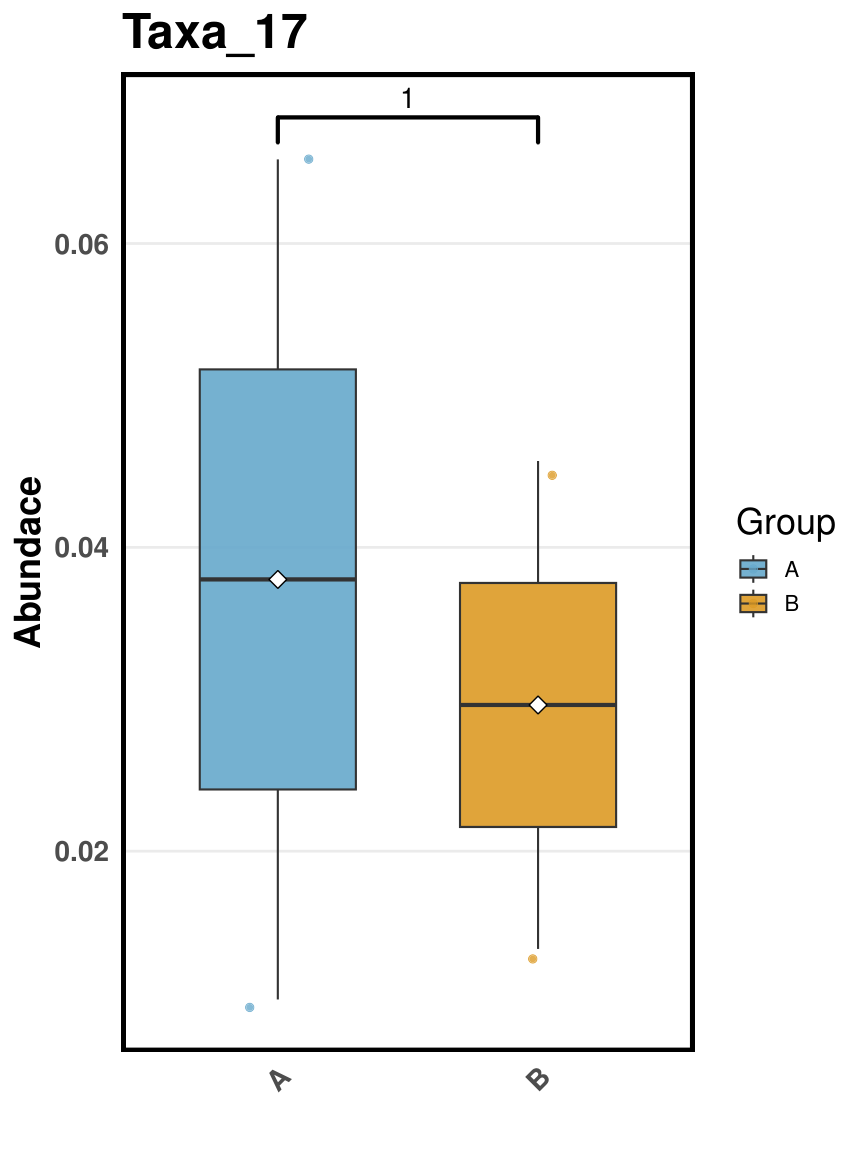

Recreate this plot in R.

# while (TRUE) {
#   Sys.sleep(1000)  # 每次休眠 1000 秒，然后继续循环
# }
{
  library(Maaslin2)
  library(jsonlite)
  library(tidyverse)
  library(pheatmap)
  # library(ggrepel)
  library(ggrepel)   # 用于防止标签重叠
  library(lefser)
  library(ggpubr)
  library(ggalluvial)
  library(patchwork)
  log <- function(...){
    cat(paste0(...),file = paste0(output_path,"/run.info"),append = T)
  }
  
  
  
  args <- commandArgs(trailingOnly = TRUE)
  print(args)
  
  params_path <- args[1]
  output_path <- args[2]
  if(T){
    params_path <- "params.json"
    output_path <- "output"
  }
  
  
  data <- fromJSON(params_path)

}


control <- read_tsv(data$control$content) |>
  rename_with(~ "feature", .cols = 1) |>
  select(c("feature",data$control$columns$columns_name))

treatment <- read_tsv(data$treatment$content) |>
  rename_with(~ "feature", .cols = 1) |>
  select(c("feature",data$treatment$columns$columns_name))

metadata <- rbind(
  select(data$control$columns ,c("columns_name","re_groups_name")),
  select(data$treatment$columns ,c("columns_name","re_groups_name"))
)
df <- inner_join(control,treatment,by="feature")

control_name <- data$re_groups_name$control
treatment_name <- data$re_groups_name$treatment



title <- paste0(c(data$groups_name$treatment,data$groups_name$control),collapse = " vs ")

selcet_taxonomy_list <- str_split(data$query,",")[[1]]


# sig_feature |>
#   filter(feature==selct_taxonomy[1])

group_colors <- setNames(
  c("#67A9CC", "#DD9B26"), 
  c(control_name, treatment_name)
)
my_comparisons <- list(c(control_name,treatment_name ))


boxplot <- function(taxonomy, boxplot_data){
  # 绘图
  p <- ggplot(boxplot_data, aes(x = Group, y = logabundance, fill = Group)) +
    geom_boxplot(width = 0.6, outlier.shape = NA, alpha = 0.9) +   # 去掉离群点（用 jitter 显示）
    geom_jitter(aes(color = Group), width = 0.15, size = 1.6, alpha = 0.8) +
    stat_summary(fun = median, geom = "point", shape = 23, size = 3, color = "black", fill = "white") +
    scale_fill_manual(values = group_colors) +
    scale_color_manual(values = group_colors) +
    theme_minimal(base_size = 14) +
    theme(
      title = element_text(face="bold",size = 20),
      axis.title = element_text(face="bold",size = 18),
      legend.title = element_text(face="plain",size = 18),
      panel.grid.major.x = element_blank(),
      axis.text.y = element_text(size=14,face = "bold"),
      axis.text.x = element_text(size=14,face = "bold",angle = 45,hjust = 1),
      
      panel.grid.minor = element_blank(),
      panel.border = element_rect(color = "black", fill = NA, size = 2)
    ) +
    labs(title =str_glue("{taxonomy}"), x = "", y = "Abundace")
    p=p+stat_compare_means(
      aes(group=Group),
      comparisons = my_comparisons,
      method="wilcox.test",   # 或 "t.test"
      # fontface = "bold",
      bracket.size=1,
      size = 5,
      # label="p.signif",       # 显示星号，也可用 "p.format" 显示具体 p 值
      hide.ns=TRUE           # 不显示 ns
    )
    p
 
  ggsave(filename = paste0(output_path,"/",taxonomy,"_",str_replace_all(title," ","_"),".pdf"),width = 6,height = 8)
  # return(p)
}

df_long_ <- df |>
  pivot_longer(-c("feature"),names_to = "columns_name",values_to = "abundance")


lapply(selcet_taxonomy_list, function(select_taxonomy){
  message(select_taxonomy)
  # select_taxonomy <- selct_taxonomy[2]
  boxplot_data <- df_long_ |>
    inner_join(metadata,by="columns_name") |>
    dplyr::rename(c(Group=re_groups_name)) |>
    mutate(Group = factor(Group,levels = c(control_name,treatment_name))) |>
    filter(feature==select_taxonomy) |>
    mutate(logabundance = log2(abundance+1))
  boxplot(select_taxonomy,boxplot_data )
})
